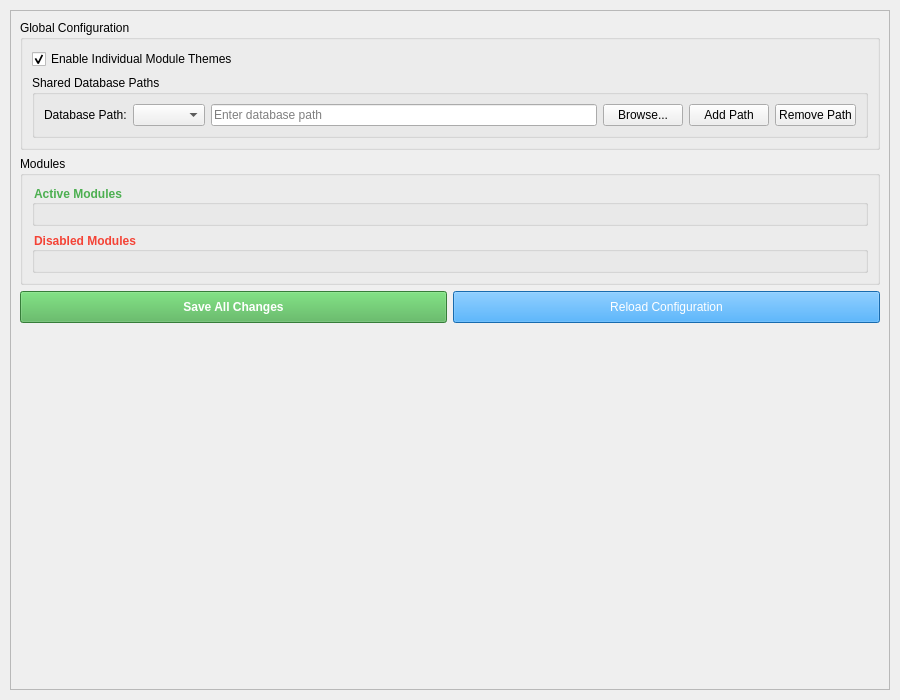
<?xml version="1.0" encoding="UTF-8"?>
<ui version="4.0">
 <class>ConfigEditorModule</class>
 <widget class="QWidget" name="ConfigEditorModule">
  <property name="geometry">
   <rect>
    <x>0</x>
    <y>0</y>
    <width>900</width>
    <height>700</height>
   </rect>
  </property>
  <property name="windowTitle">
   <string>Configuration Editor</string>
  </property>
  <layout class="QVBoxLayout" name="verticalLayout">
   <property name="spacing">
    <number>10</number>
   </property>
   <property name="leftMargin">
    <number>10</number>
   </property>
   <property name="topMargin">
    <number>10</number>
   </property>
   <property name="rightMargin">
    <number>10</number>
   </property>
   <property name="bottomMargin">
    <number>10</number>
   </property>
   <item>
    <widget class="QScrollArea" name="container">
     <property name="widgetResizable">
      <bool>true</bool>
     </property>
     <widget class="QWidget" name="scrollAreaWidgetContents">
      <property name="geometry">
       <rect>
        <x>0</x>
        <y>0</y>
        <width>866</width>
        <height>646</height>
       </rect>
      </property>
      <layout class="QVBoxLayout" name="verticalLayout_2">
       <item>
        <widget class="QGroupBox" name="global_group">
         <property name="title">
          <string>Global Configuration</string>
         </property>
         <property name="flat">
          <bool>false</bool>
         </property>
         <property name="checkable">
          <bool>false</bool>
         </property>
         <layout class="QVBoxLayout" name="global_layout">
          <item>
           <widget class="QCheckBox" name="enable_individual_themes">
            <property name="text">
             <string>Enable Individual Module Themes</string>
            </property>
            <property name="checked">
             <bool>true</bool>
            </property>
           </widget>
          </item>
          <item>
           <widget class="QGroupBox" name="shared_db_group">
            <property name="title">
             <string>Shared Database Paths</string>
            </property>
            <layout class="QVBoxLayout" name="verticalLayout_5">
             <item>
              <layout class="QHBoxLayout" name="horizontalLayout">
               <item>
                <widget class="QLabel" name="label">
                 <property name="text">
                  <string>Database Path:</string>
                 </property>
                </widget>
               </item>
               <item>
                <widget class="QComboBox" name="db_paths_dropdown"/>
               </item>
               <item>
                <widget class="QLineEdit" name="db_path_input">
                 <property name="placeholderText">
                  <string>Enter database path</string>
                 </property>
                </widget>
               </item>
               <item>
                <widget class="QPushButton" name="browse_button">
                 <property name="text">
                  <string>Browse...</string>
                 </property>
                </widget>
               </item>
               <item>
                <widget class="QPushButton" name="add_path_button">
                 <property name="text">
                  <string>Add Path</string>
                 </property>
                </widget>
               </item>
               <item>
                <widget class="QPushButton" name="remove_path_button">
                 <property name="text">
                  <string>Remove Path</string>
                 </property>
                </widget>
               </item>
              </layout>
             </item>
            </layout>
           </widget>
          </item>
         </layout>
        </widget>
       </item>
       <item>
        <widget class="QGroupBox" name="modules_group">
         <property name="title">
          <string>Modules</string>
         </property>
         <layout class="QVBoxLayout" name="verticalLayout_3">
          <item>
           <widget class="QGroupBox" name="active_modules_group">
            <property name="styleSheet">
             <string notr="true">QGroupBox { font-weight: bold; color: #4CAF50; }</string>
            </property>
            <property name="title">
             <string>Active Modules</string>
            </property>
            <layout class="QVBoxLayout" name="active_modules_layout"/>
           </widget>
          </item>
          <item>
           <widget class="QGroupBox" name="disabled_modules_group">
            <property name="styleSheet">
             <string notr="true">QGroupBox { font-weight: bold; color: #F44336; }</string>
            </property>
            <property name="title">
             <string>Disabled Modules</string>
            </property>
            <layout class="QVBoxLayout" name="disabled_modules_layout"/>
           </widget>
          </item>
         </layout>
        </widget>
       </item>
       <item>
        <layout class="QHBoxLayout" name="horizontalLayout_2">
         <item>
          <widget class="QPushButton" name="save_all_button">
           <property name="styleSheet">
            <string notr="true">background-color: #4CAF50; color: white; font-weight: bold; padding: 8px;</string>
           </property>
           <property name="text">
            <string>Save All Changes</string>
           </property>
          </widget>
         </item>
         <item>
          <widget class="QPushButton" name="reload_button">
           <property name="styleSheet">
            <string notr="true">background-color: #2196F3; color: white; padding: 8px;</string>
           </property>
           <property name="text">
            <string>Reload Configuration</string>
           </property>
          </widget>
         </item>
        </layout>
       </item>
       <item>
        <spacer name="verticalSpacer">
         <property name="orientation">
          <enum>Qt::Vertical</enum>
         </property>
         <property name="sizeHint" stdset="0">
          <size>
           <width>20</width>
           <height>40</height>
          </size>
         </property>
        </spacer>
       </item>
      </layout>
     </widget>
    </widget>
   </item>
  </layout>
 </widget>
 <resources/>
 <connections/>
</ui>
